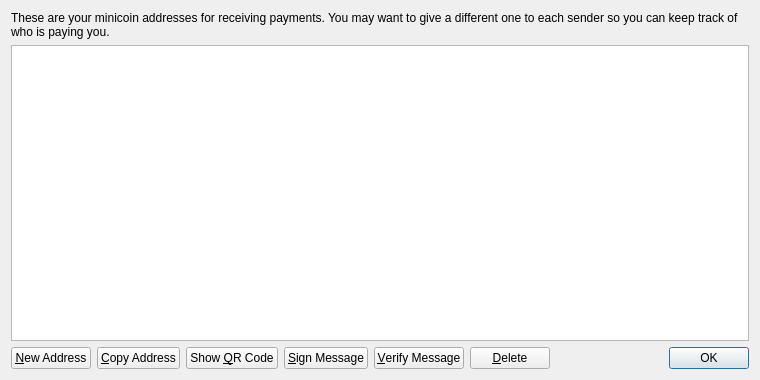
<?xml version="1.0" encoding="UTF-8"?>
<ui version="4.0">
 <class>AddressBookPage</class>
 <widget class="QWidget" name="AddressBookPage">
  <property name="geometry">
   <rect>
    <x>0</x>
    <y>0</y>
    <width>760</width>
    <height>380</height>
   </rect>
  </property>
  <property name="windowTitle">
   <string>Address Book</string>
  </property>
  <layout class="QVBoxLayout" name="verticalLayout">
   <item>
    <widget class="QLabel" name="labelExplanation">
     <property name="text">
      <string>These are your minicoin addresses for receiving payments. You may want to give a different one to each sender so you can keep track of who is paying you.</string>
     </property>
     <property name="textFormat">
      <enum>Qt::PlainText</enum>
     </property>
     <property name="wordWrap">
      <bool>true</bool>
     </property>
    </widget>
   </item>
   <item>
    <widget class="QTableView" name="tableView">
     <property name="contextMenuPolicy">
      <enum>Qt::CustomContextMenu</enum>
     </property>
     <property name="toolTip">
      <string>Double-click to edit address or label</string>
     </property>
     <property name="tabKeyNavigation">
      <bool>false</bool>
     </property>
     <property name="alternatingRowColors">
      <bool>true</bool>
     </property>
     <property name="selectionMode">
      <enum>QAbstractItemView::SingleSelection</enum>
     </property>
     <property name="selectionBehavior">
      <enum>QAbstractItemView::SelectRows</enum>
     </property>
     <property name="sortingEnabled">
      <bool>true</bool>
     </property>
     <attribute name="verticalHeaderVisible">
      <bool>false</bool>
     </attribute>
    </widget>
   </item>
   <item>
    <layout class="QHBoxLayout" name="horizontalLayout">
     <item>
      <widget class="QPushButton" name="newAddressButton">
       <property name="toolTip">
        <string>Create a new address</string>
       </property>
       <property name="text">
        <string>&amp;New Address</string>
       </property>
       <property name="icon">
        <iconset resource="../bitcoin.qrc">
         <normaloff>:/icons/add</normaloff>:/icons/add</iconset>
       </property>
      </widget>
     </item>
     <item>
      <widget class="QPushButton" name="copyToClipboard">
       <property name="toolTip">
        <string>Copy the currently selected address to the system clipboard</string>
       </property>
       <property name="text">
        <string>&amp;Copy Address</string>
       </property>
       <property name="icon">
        <iconset resource="../bitcoin.qrc">
         <normaloff>:/icons/editcopy</normaloff>:/icons/editcopy</iconset>
       </property>
      </widget>
     </item>
     <item>
      <widget class="QPushButton" name="showQRCode">
       <property name="text">
        <string>Show &amp;QR Code</string>
       </property>
       <property name="icon">
        <iconset resource="../bitcoin.qrc">
         <normaloff>:/icons/qrcode</normaloff>:/icons/qrcode</iconset>
       </property>
      </widget>
     </item>
     <item>
      <widget class="QPushButton" name="signMessage">
       <property name="toolTip">
        <string>Sign a message to prove you own a Bitcoin address</string>
       </property>
       <property name="text">
        <string>&amp;Sign Message</string>
       </property>
       <property name="icon">
        <iconset resource="../bitcoin.qrc">
         <normaloff>:/icons/edit</normaloff>:/icons/edit</iconset>
       </property>
      </widget>
     </item>
     <item>
      <widget class="QPushButton" name="verifyMessage">
       <property name="toolTip">
        <string>Verify a message to ensure it was signed with a specified Bitcoin address</string>
       </property>
       <property name="text">
        <string>&amp;Verify Message</string>
       </property>
       <property name="icon">
        <iconset resource="../bitcoin.qrc">
         <normaloff>:/icons/transaction_0</normaloff>:/icons/transaction_0</iconset>
       </property>
      </widget>
     </item>
     <item>
      <widget class="QPushButton" name="deleteButton">
       <property name="toolTip">
        <string>Delete the currently selected address from the list. Only sending addresses can be deleted.</string>
       </property>
       <property name="text">
        <string>&amp;Delete</string>
       </property>
       <property name="icon">
        <iconset resource="../bitcoin.qrc">
         <normaloff>:/icons/remove</normaloff>:/icons/remove</iconset>
       </property>
      </widget>
     </item>
     <item>
      <spacer name="horizontalSpacer">
       <property name="orientation">
        <enum>Qt::Horizontal</enum>
       </property>
       <property name="sizeHint" stdset="0">
        <size>
         <width>40</width>
         <height>20</height>
        </size>
       </property>
      </spacer>
     </item>
     <item>
      <widget class="QDialogButtonBox" name="buttonBox">
       <property name="sizePolicy">
        <sizepolicy hsizetype="Maximum" vsizetype="Fixed">
         <horstretch>0</horstretch>
         <verstretch>0</verstretch>
        </sizepolicy>
       </property>
       <property name="standardButtons">
        <set>QDialogButtonBox::Ok</set>
       </property>
      </widget>
     </item>
    </layout>
   </item>
  </layout>
 </widget>
 <resources>
  <include location="../bitcoin.qrc"/>
 </resources>
 <connections/>
</ui>
